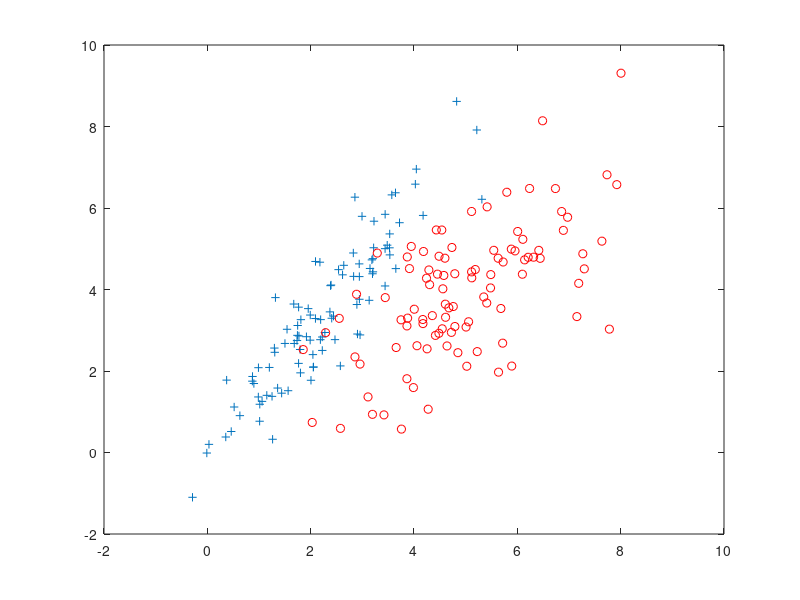
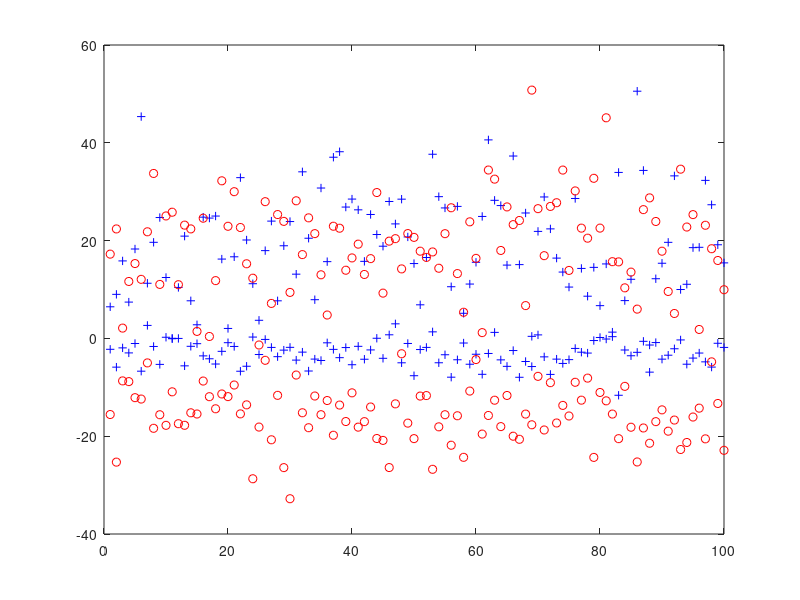

Here is the MATLAB script that generated these plots, in order:
mu1 = [2 3];
SIGMA1 = [1 1.5; 1.5 3];
r1 = mvnrnd(mu1,SIGMA1,100);
figure, plot(r1(:,1),r1(:,2),'+')
hold on;
mu2 = [5 4];
SIGMA2 = [2 1.5; 1.5 3];
r2 = mvnrnd(mu2,SIGMA2,100);
plot(r2(:,1),r2(:,2),'ro')


m1 = mean(r1);
m1 = repmat(m1,size(r1,1),1);
x1 = r1 - m1;
W1 = (x1'*x1)/100;

m2 = mean(r2);
m2 = repmat(m2,size(r2,1),1);
x2 = r2 - m1;
W2 = (x2'*x2)/100;

W = (W1+W2)/200;

r = [r1;r2];
m = mean(r);
m = repmat(m,size(r,1),1);
x = r - m;
T = (x'*x)/200;


P = inv(W)*T;

%[V,D]=eig(P)
[V,D]=eig(T,W)
%[U,S,V] = svd(P)

r_new = r*V;%(:,1);
figure,
%plot(r_new(1:100)',1,'b+');
plot(r_new(1:100,:),'b+');
hold on
%plot(r_new(101:200)',2,'ro');
plot(r_new(101:200,:),'ro');


